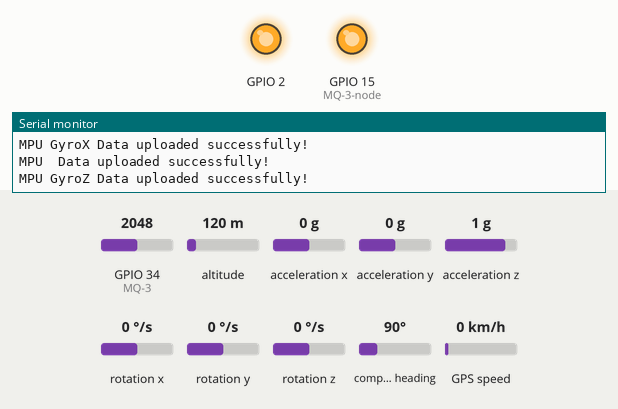
Recording of a sketch running on a simulated ESP32. On the bench: output pins drawn as LEDs (lit = HIGH), the last lines printed to the serial monitor. The inputs (shaded band) are chosen by the test bench; at power-on: GPIO 34 (MQ-3) = 2048, altitude 120 m, acceleration x 0 g, acceleration y 0 g, acceleration z 1 g, rotation x 0 °/s, rotation y 0 °/s, rotation z 0 °/s, compass heading 90°, GPS speed 0 km/h. WiFi joins after 1.5 s; servers stay silent unless stated; the GPS gets a fix after 3 s at 37.7749, -122.4194 with 8 satellites.

Above: at 4.7 s.
4.8 s: GPIO 34 (MQ-3) set to 533
11.1 s: GPIO 34 (MQ-3) set to 466
At 16.9 s:
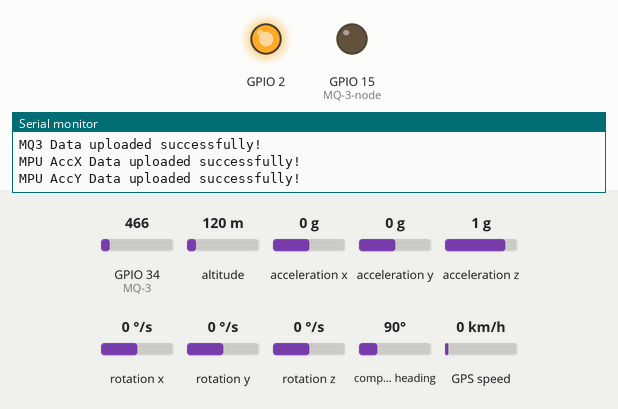
17.8 s: GPIO 34 (MQ-3) set to 540
At 23.0 s:
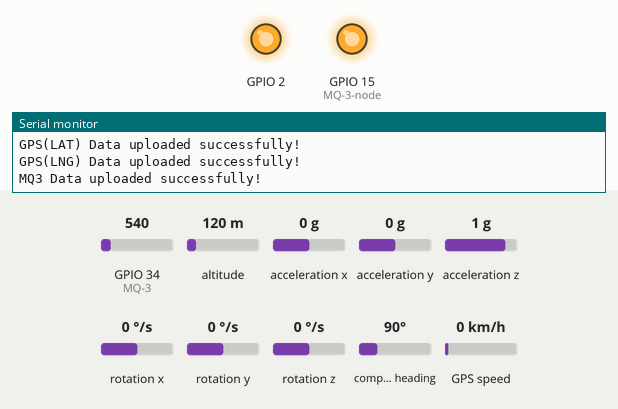
24.2 s: GPIO 34 (MQ-3) set to 460
At 30.3 s:
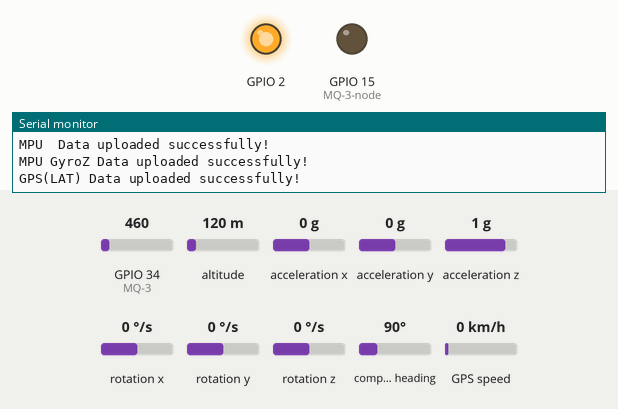
Timing chart, 0 to 31.5 s (numbered marks = the images above; inputs shaded):
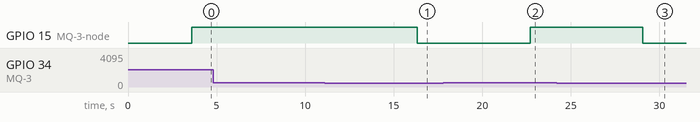

Measured:
- the behaviour switches between 501 and 500 on GPIO 34 (MQ-3) (found by bisection; images 0 and 1)
- after the input at 11.1 s, GPIO 15 (MQ-3-node): HIGH → LOW after 5.2 s
- after the input at 17.8 s, GPIO 15 (MQ-3-node): LOW → HIGH after 4.9 s
- after the input at 24.2 s, GPIO 15 (MQ-3-node): HIGH → LOW after 4.9 s

The sketch:

Esp32Code.ino
```cpp
#include <WiFi.h>
#include <FirebaseESP32.h>
#include "Wire.h"
#include <MPU6050_light.h>
#include <HardwareSerial.h>
#include <TinyGPS++.h>
#include <SoftwareSerial.h>


#define FIREBASE_HOST "<YOUR FIREBASE RDBMS ID>"
#define FIREBASE_AUTH "<YOUR FIREBASE AUTH KEY>"
#define WIFI_SSID "<WIFI NAME>"
#define WIFI_PASSWORD "<WIFI PASSWORD>"


//Define FirebaseESP32 data object
FirebaseData firebaseData;
FirebaseJson json;

MPU6050 mpu(Wire);


#define GPSBaud 9600
HardwareSerial SerialGPS(2);   // use hardware serial to connect to GPS module
TinyGPSPlus gps;               // create a TinyGPS++ object to handle GPS data


int alc_sens;
float accX,accY,accZ,gyroX,gyroY,gyroZ;
float lati=0,longi=0;

void setup()
{

  Serial.begin(9600);
  pinMode(2,OUTPUT);
  Wire.begin();
  WiFi.begin(WIFI_SSID, WIFI_PASSWORD);
  Serial.print("Connecting to Wi-Fi");
  while (WiFi.status() != WL_CONNECTED)
  {
    Serial.print(".");
    delay(300);
  }
  Serial.println();
  Serial.print("Connected with IP: ");
  Serial.println(WiFi.localIP());
  digitalWrite(2,HIGH);
  Serial.println();

  Firebase.begin(FIREBASE_HOST, FIREBASE_AUTH);
  Firebase.reconnectWiFi(true);

  //Set database read timeout to 1 minute (max 15 minutes)
  Firebase.setReadTimeout(firebaseData, 1000 * 60);
  //tiny, small, medium, large and unlimited.
  //Size and its write timeout e.g. tiny (1s), small (10s), medium (30s) and large (60s).
  Firebase.setwriteSizeLimit(firebaseData, "tiny");


  Serial.println("------------------------------------");
  Serial.println("Connected...");

 // MPU6050,MQ-3 AND NEO-6M INITIALIZATION//////////////////////////////////////////////////
byte status = mpu.begin();
  Serial.print(F("MPU6050 status: "));
  Serial.println(status);
  while(status!=0){ } // stop everything if could not connect to MPU6050

  Serial.println(F("Calculating offsets, do not move MPU6050"));
  delay(1000);
  mpu.calcOffsets(true,true); // gyro and accelero
  Serial.println("Done!\n");
  pinMode(34, INPUT);  // MQ-3
  pinMode(15, OUTPUT);  // MQ-3-node
  SerialGPS.begin(GPSBaud); // NEO6M GPRS

}

void loop() {
alc_sens=analogRead(34);

if(alc_sens>500)
{
  digitalWrite(15,HIGH);
}
else
{
  digitalWrite(15,LOW);
}


  while (SerialGPS.available() > 0) {
    gps.encode(SerialGPS.read());  // get GPS data from NEO-6M module and feed it to TinyGPS++
  }
  if (gps.location.isUpdated()) {  // check if GPS data is valid
    lati= gps.location.lat();
    longi=gps.location.lng();
  }
mpu.update();
accX=mpu.getAccX();
accY=mpu.getAccY();
accZ=mpu.getAccZ();

gyroX=mpu.getGyroX();
gyroY=mpu.getGyroY();
gyroZ=mpu.getGyroZ();
//float sensorValue = float( random(0,1000))/100;  // Replace with your desired float value

////////////////////// Upload mq3 data/////////////////////////////
  if (Firebase.setInt(firebaseData, "/sensorData/alc", alc_sens)) {
    Serial.println("MQ3 Data uploaded successfully!");
  } else {
    Serial.println("Error uploading MQ3 Data to Firebase!");
    Serial.println(firebaseData.errorReason());
  }
////////////////////////////////////////////////////////////////////////////

////////////////////// Upload mpu6050 data/////////////////////////////
//////////////////////ACCELERATION DATA///////////////////////////////
  if (Firebase.setFloat(firebaseData, "/sensorData/mpu6050/acc/accx", accX)) {
    Serial.println("MPU AccX Data uploaded successfully!");
  } else {
    Serial.println("Error uploading AccX data to Firebase!");
    Serial.println(firebaseData.errorReason());
  }

  if (Firebase.setFloat(firebaseData, "/sensorData/mpu6050/acc/accy", accY)) {
    Serial.println("MPU AccY Data uploaded successfully!");
  } else {
    Serial.println("Error uploading AccY data to Firebase!");
    Serial.println(firebaseData.errorReason());
  }

  if (Firebase.setFloat(firebaseData, "/sensorData/mpu6050/acc/accz", accZ)) {
    Serial.println("MPU AccZ Data uploaded successfully!");
  } else {
    Serial.println("Error uploading AccZ data to Firebase!");
    Serial.println(firebaseData.errorReason());
  }

//////////////////////GYROSCOPE DATA///////////////////////////////
  if (Firebase.setFloat(firebaseData, "/sensorData/mpu6050/gyro/gyrox", gyroX)) {
    Serial.println("MPU GyroX Data uploaded successfully!");
  } else {
    Serial.println("Error uploading GyroX data to Firebase!");
    Serial.println(firebaseData.errorReason());
  }

  if (Firebase.setFloat(firebaseData, "/sensorData/mpu6050/gyro/gyroy", gyroY)) {
    Serial.println("MPU  Data uploaded successfully!");
  } else {
    Serial.println("Error uploading GyroY data to Firebase!");
    Serial.println(firebaseData.errorReason());
  }

  if (Firebase.setFloat(firebaseData, "/sensorData/mpu6050/gyro/gyroz", gyroZ)) {
    Serial.println("MPU GyroZ Data uploaded successfully!");
  } else {
    Serial.println("Error uploading GyroZ data to Firebase!");
    Serial.println(firebaseData.errorReason());
  }
//////////////////////////////////////////////////////////////////////////
//////////////////////gps DATA///////////////////////////////
  if (Firebase.setFloat(firebaseData, "/sensorData/gps/lat", lati)) {
    Serial.println("GPS(LAT) Data uploaded successfully!");
  } else {
    Serial.println("Error uploading GPS(LAT) data to Firebase!");
    Serial.println(firebaseData.errorReason());
  }

    if (Firebase.setFloat(firebaseData, "/sensorData/gps/lng", longi)) {
    Serial.println("GPS(LNG) Data uploaded successfully!");
  } else {
    Serial.println("Error uploading GPS(LNG) data to Firebase!");
    Serial.println(firebaseData.errorReason());
  }


  delay(5000); // Wait for 5 seconds before the next upload
}
```
